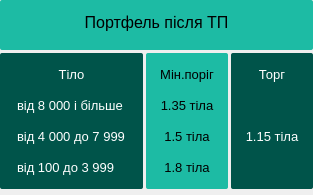
                 <widget class="QFrame" name="frame_6">
                  <property name="styleSheet">
                   <string notr="true">padding-bottom:6px;
background-color: none</string>
                  </property>
                  <layout class="QVBoxLayout" name="verticalLayout_51">
                   <property name="spacing">
                    <number>3</number>
                   </property>
                   <property name="leftMargin">
                    <number>0</number>
                   </property>
                   <property name="topMargin">
                    <number>0</number>
                   </property>
                   <property name="rightMargin">
                    <number>0</number>
                   </property>
                   <property name="bottomMargin">
                    <number>0</number>
                   </property>
                   <item>
                    <widget class="QLabel" name="label_7">
                     <property name="minimumSize">
                      <size>
                       <width>0</width>
                       <height>50</height>
                      </size>
                     </property>
                     <property name="font">
                      <font>
                       <pointsize>12</pointsize>
                       <weight>50</weight>
                       <italic>false</italic>
                       <bold>false</bold>
                      </font>
                     </property>
                     <property name="styleSheet">
                      <string notr="true">background-color: rgb(29, 187, 164);
border: none;
border-radius: 2px;


</string>
                     </property>
                     <property name="text">
                      <string>Портфель після ТП</string>
                     </property>
                     <property name="alignment">
                      <set>Qt::AlignCenter</set>
                     </property>
                    </widget>
                   </item>
                   <item>
                    <layout class="QHBoxLayout" name="horizontalLayout_13">
                     <property name="spacing">
                      <number>3</number>
                     </property>
                     <item>
                      <widget class="QWidget" name="widget_19" native="true">
                       <property name="minimumSize">
                        <size>
                         <width>100</width>
                         <height>0</height>
                        </size>
                       </property>
                       <property name="styleSheet">
                        <string notr="true">color: rgb(255, 255, 255);
background-color: rgb(0, 84, 74);
border-radius: 2px;
border: none;</string>
                       </property>
                       <layout class="QVBoxLayout" name="verticalLayout_52">
                        <item>
                         <widget class="QLabel" name="label_106">
                          <property name="font">
                           <font>
                            <pointsize>10</pointsize>
                            <weight>50</weight>
                            <italic>false</italic>
                            <bold>false</bold>
                           </font>
                          </property>
                          <property name="styleSheet">
                           <string notr="true">padding: 5px;</string>
                          </property>
                          <property name="text">
                           <string>Тіло</string>
                          </property>
                          <property name="alignment">
                           <set>Qt::AlignCenter</set>
                          </property>
                         </widget>
                        </item>
                        <item>
                         <widget class="QLabel" name="label_107">
                          <property name="font">
                           <font>
                            <pointsize>10</pointsize>
                            <weight>50</weight>
                            <italic>false</italic>
                            <bold>false</bold>
                           </font>
                          </property>
                          <property name="styleSheet">
                           <string notr="true">padding: 5px;</string>
                          </property>
                          <property name="text">
                           <string>від 8 000 і більше</string>
                          </property>
                         </widget>
                        </item>
                        <item>
                         <widget class="QLabel" name="label_108">
                          <property name="font">
                           <font>
                            <pointsize>10</pointsize>
                            <weight>50</weight>
                            <italic>false</italic>
                            <bold>false</bold>
                           </font>
                          </property>
                          <property name="styleSheet">
                           <string notr="true">padding: 5px;</string>
                          </property>
                          <property name="text">
                           <string>від 4 000 до 7 999</string>
                          </property>
                         </widget>
                        </item>
                        <item>
                         <widget class="QLabel" name="label_109">
                          <property name="font">
                           <font>
                            <pointsize>10</pointsize>
                            <weight>50</weight>
                            <italic>false</italic>
                            <bold>false</bold>
                           </font>
                          </property>
                          <property name="styleSheet">
                           <string notr="true">padding: 5px;</string>
                          </property>
                          <property name="text">
                           <string>від 100 до 3 999</string>
                          </property>
                         </widget>
                        </item>
                       </layout>
                      </widget>
                     </item>
                     <item>
                      <widget class="QWidget" name="widget_20" native="true">
                       <property name="styleSheet">
                        <string notr="true">background-color: rgb(29, 187, 164);
border: none;
border-radius: 2px;
padding: 20px;
</string>
                       </property>
                       <layout class="QVBoxLayout" name="verticalLayout_53">
                        <item>
                         <widget class="QLabel" name="label_110">
                          <property name="font">
                           <font>
                            <pointsize>10</pointsize>
                            <weight>50</weight>
                            <italic>false</italic>
                            <bold>false</bold>
                           </font>
                          </property>
                          <property name="styleSheet">
                           <string notr="true">padding: 5px;</string>
                          </property>
                          <property name="text">
                           <string>Мін.поріг</string>
                          </property>
                          <property name="alignment">
                           <set>Qt::AlignCenter</set>
                          </property>
                         </widget>
                        </item>
                        <item>
                         <widget class="QLabel" name="label_111">
                          <property name="font">
                           <font>
                            <pointsize>10</pointsize>
                            <weight>50</weight>
                            <italic>false</italic>
                            <bold>false</bold>
                           </font>
                          </property>
                          <property name="styleSheet">
                           <string notr="true">padding:5px;</string>
                          </property>
                          <property name="text">
                           <string>1.35 тіла</string>
                          </property>
                          <property name="alignment">
                           <set>Qt::AlignCenter</set>
                          </property>
                         </widget>
                        </item>
                        <item>
                         <widget class="QLabel" name="label_112">
                          <property name="font">
                           <font>
                            <pointsize>10</pointsize>
                            <weight>50</weight>
                            <italic>false</italic>
                            <bold>false</bold>
                           </font>
                          </property>
                          <property name="styleSheet">
                           <string notr="true">padding:5px;</string>
                          </property>
                          <property name="text">
                           <string>1.5 тіла</string>
                          </property>
                          <property name="alignment">
                           <set>Qt::AlignCenter</set>
                          </property>
                         </widget>
                        </item>
                        <item>
                         <widget class="QLabel" name="label_113">
                          <property name="font">
                           <font>
                            <pointsize>10</pointsize>
                            <weight>50</weight>
                            <italic>false</italic>
                            <bold>false</bold>
                           </font>
                          </property>
                          <property name="styleSheet">
                           <string notr="true">padding:5px;</string>
                          </property>
                          <property name="text">
                           <string>1.8 тіла</string>
                          </property>
                          <property name="alignment">
                           <set>Qt::AlignCenter</set>
                          </property>
                         </widget>
                        </item>
                       </layout>
                      </widget>
                     </item>
                     <item>
                      <widget class="QWidget" name="widget_21" native="true">
                       <property name="styleSheet">
                        <string notr="true">color: rgb(255, 255, 255);
background-color: rgb(0, 84, 74);
border-radius: 2px;
border: none;</string>
                       </property>
                       <layout class="QVBoxLayout" name="verticalLayout_54">
                        <item>
                         <widget class="QLabel" name="label_114">
                          <property name="font">
                           <font>
                            <pointsize>10</pointsize>
                            <weight>50</weight>
                            <italic>false</italic>
                            <bold>false</bold>
                           </font>
                          </property>
                          <property name="styleSheet">
                           <string notr="true">padding: 5px;</string>
                          </property>
                          <property name="text">
                           <string>Торг</string>
                          </property>
                          <property name="alignment">
                           <set>Qt::AlignCenter</set>
                          </property>
                         </widget>
                        </item>
                        <item>
                         <widget class="QLabel" name="label_115">
                          <property name="styleSheet">
                           <string notr="true">padding: 5px;</string>
                          </property>
                          <property name="text">
                           <string/>
                          </property>
                         </widget>
                        </item>
                        <item>
                         <widget class="QLabel" name="label_116">
                          <property name="font">
                           <font>
                            <pointsize>10</pointsize>
                            <weight>50</weight>
                            <italic>false</italic>
                            <bold>false</bold>
                           </font>
                          </property>
                          <property name="styleSheet">
                           <string notr="true">padding: 5px;</string>
                          </property>
                          <property name="text">
                           <string>1.15 тіла</string>
                          </property>
                          <property name="alignment">
                           <set>Qt::AlignCenter</set>
                          </property>
                         </widget>
                        </item>
                        <item>
                         <widget class="QLabel" name="label_117">
                          <property name="styleSheet">
                           <string notr="true">padding: 5px;</string>
                          </property>
                          <property name="text">
                           <string/>
                          </property>
                         </widget>
                        </item>
                       </layout>
                      </widget>
                     </item>
                    </layout>
                   </item>
                  </layout>
                 </widget>
